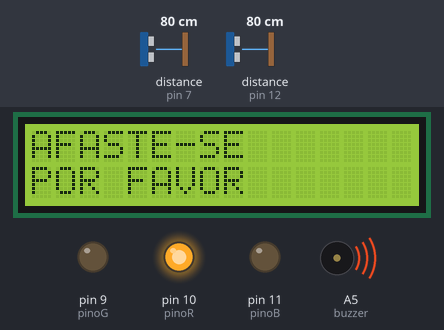
Bench run of a sketch on a simulated Arduino Uno, built with avr-gcc and run on an emulated ATmega328P. Shown: 16×2 character LCD, output pins drawn as LEDs (lit = HIGH), buzzer (waves = sounding). Wiring (inferred from the names in the program): 2 × ultrasonic range finder: trigger pin 8, echo pin 7 / trigger pin 13, echo pin 12. The inputs (shaded band) are chosen by the test bench; at power-on: distance to the obstacle (sensors on pin 12, pin 7) 80 cm. The echo pulse lasts 58.3 µs per cm; pins used as bus, display or sensor lines are not drawn; what the sketch prints to the serial monitor is not drawn.

Above: at 3.1 s.
3.2 s: distance to the obstacle (sensor on pin 12) set to 198 cm
12.3 s: distance to the obstacle (sensor on pin 12) set to 206 cm
At 19.2 s:
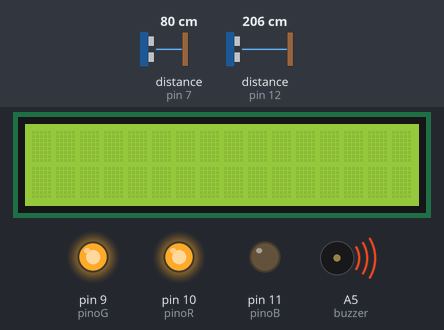
21.4 s: distance to the obstacle (sensor on pin 12) set to 2 cm
At 26.0 s:
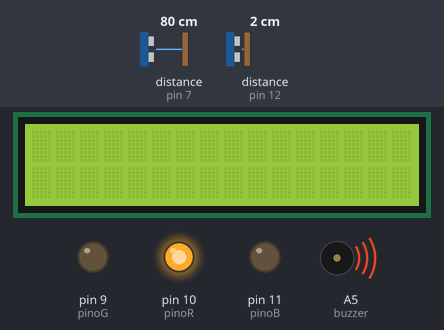
30.5 s: distance to the obstacle (sensor on pin 12) set to 250 cm
At 38.1 s:
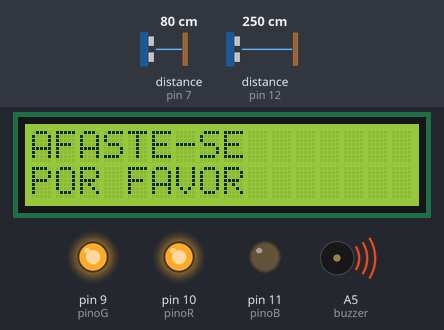
Timing chart, 0 to 39.6 s (numbered marks = the images above; inputs shaded):
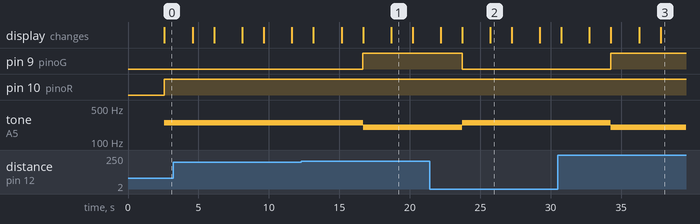

The sketch:

fila.ino
```cpp
//Lucas Ramson
#include <LiquidCrystal.h>

float cm,duracao, alguem;

//definindo pinos da placa LCD LiquidCrystal lcd(<pino RS>, <pino enable>, <pino D4>, <pino D5>, <pino D6>, <pino D7>)
LiquidCrystal lcd(A4, 2, 3, 4, 5, 6);

//Sensores
byte pinoTrans1 = 8;  //pino trig 1
byte pinoRec1 = 7; //pino echo 1
byte pinoTrans2 = 13; //pino trig 2
byte pinoRec2 = 12; //pino echo 2

//LED
int pinoR = 10;
int pinoG = 9;
int pinoB = 11;

//Buzzer
int buzzer = A5;

void setup()
{
  //Display LCD / Colunas e Linhas
  lcd.begin(16,2);

  //LED
  pinMode(pinoR, OUTPUT);
  pinMode(pinoG, OUTPUT);
  pinMode(pinoB, OUTPUT);

  //SENSOR
  pinMode(pinoTrans1, OUTPUT);
  pinMode(pinoTrans2, OUTPUT);
  pinMode(pinoRec1, INPUT);
  pinMode(pinoRec2, INPUT);

  //BUZZER
  pinMode(buzzer, OUTPUT);

  //iniciar a porta serial
  Serial.begin(9600);


}

void loop()
{
  delay(1000);
  lcd.clear();
  delay(500);
  cm = distancia(); //distancia em cm
  alguem = distancia1();
  if (alguem > 0){ //checa se há alguém a frente na fila
     //limpa a tela
    //acender o LED com base na distancia, mudando de cor.
    //distancia de 3m (distanciamento social! :))
    if(cm >0 && cm<=200) { //vermelho caso muito perto
      analogWrite(pinoR, 255);
      analogWrite(pinoG, 0);
      analogWrite(pinoB, 0);
      lcd.clear();
      lcd.setCursor(0,0);
      lcd.print("AFASTE-SE");
      lcd.setCursor(0,1);
      lcd.print("POR FAVOR");
      Serial.print("AFASTE-SE POR FAVOR");
      tone(buzzer,250);
      delay(500);

    }
    else if (cm >200 && cm <=300){ //amarelo caso se aproximando
      analogWrite(pinoR, 255);
      analogWrite(pinoG, 255);
      analogWrite(pinoB, 0);
      lcd.clear();
      lcd.print("AFASTE-SE");
      lcd.setCursor(0,1);
      lcd.print("POR FAVOR");
      Serial.print("AFASTE-SE POR FAVOR");
      tone(buzzer,200);
      delay(500);

    }
    else if (cm>300){ //azul caso longe
      analogWrite(pinoR, 0);
      analogWrite(pinoG, 0);
      analogWrite(pinoB, 255);
      lcd.clear();
      noTone(buzzer);
      delay(500);

    }
    else{ //apagado em qualquer outro caso
      analogWrite(pinoR, 0);
      analogWrite(pinoG, 0);
      analogWrite(pinoB, 0);
      lcd.clear();
      delay(500);
      noTone(buzzer);
    }
    //printa no serial a distancia em cm
    Serial.print(cm);
    Serial.println(" cm");
    delay(500);
  }
  else{
    lcd.clear();
    analogWrite(pinoR, 0);
    analogWrite(pinoG, 0);
    analogWrite(pinoB, 0);
    lcd.setCursor(0,0);
    lcd.print("PROXIMO");
    Serial.print("PROXIMO");
    delay(500);
    noTone(buzzer);
  }
}
//funcao para calcular a distancia:
float distancia() {
  //limpar o pino/aguardar
  digitalWrite(pinoTrans2, LOW);
  delayMicroseconds(1);
  //pulso do ultrassom
  digitalWrite(pinoTrans2, HIGH);
  delayMicroseconds(10);
  digitalWrite(pinoTrans2, LOW);
  //calcula a duracao em ms para ida e volta do pulso
  duracao = pulseIn(pinoRec2, HIGH);
  //matematica basica xd
  float  calcDistancia = (duracao/2) * 0.0343;
  if (calcDistancia>=331){
    calcDistancia=0;
  }
  delay(500);
  return calcDistancia;
}
//funcao para checar se há alguém no outro lugar da fila
float distancia1(){
  //limpar o pino/aguardar
  digitalWrite(pinoTrans1, LOW);
  delayMicroseconds(1);
  //pulso do ultrassom
  digitalWrite(pinoTrans1, HIGH);
  delayMicroseconds(10);
  digitalWrite(pinoTrans1, LOW);
  //calcula a duracao em ms para ida e volta do pulso
  duracao = pulseIn(pinoRec1, HIGH);
  //matematica basica e.e
  float  calcDistancia = (duracao/2) * 0.0343;
  if (calcDistancia<=331){
    calcDistancia=1;
  }
  else{
    calcDistancia=0;
  }
  delay(500);
  return calcDistancia;
}
```

Measured:
- the behaviour switches between 200 and 201 cm on distance to the obstacle (sensor on pin 12) (found by bisection; images 0 and 1)
- after the input at 12.3 s, pin 9 (pinoG): LOW → HIGH after 4.4 s; tone on A5 (buzzer): 250 Hz → 200 Hz after 4.4 s
- after the input at 21.4 s, pin 9 (pinoG): HIGH → LOW after 2.3 s; tone on A5 (buzzer): 200 Hz → 250 Hz after 2.3 s
- after the input at 30.5 s, pin 9 (pinoG): LOW → HIGH after 3.8 s; tone on A5 (buzzer): 250 Hz → 200 Hz after 3.8 s
- what the display in image 1 shows lasts 1.5 s, from 18.7 s to 20.2 s
